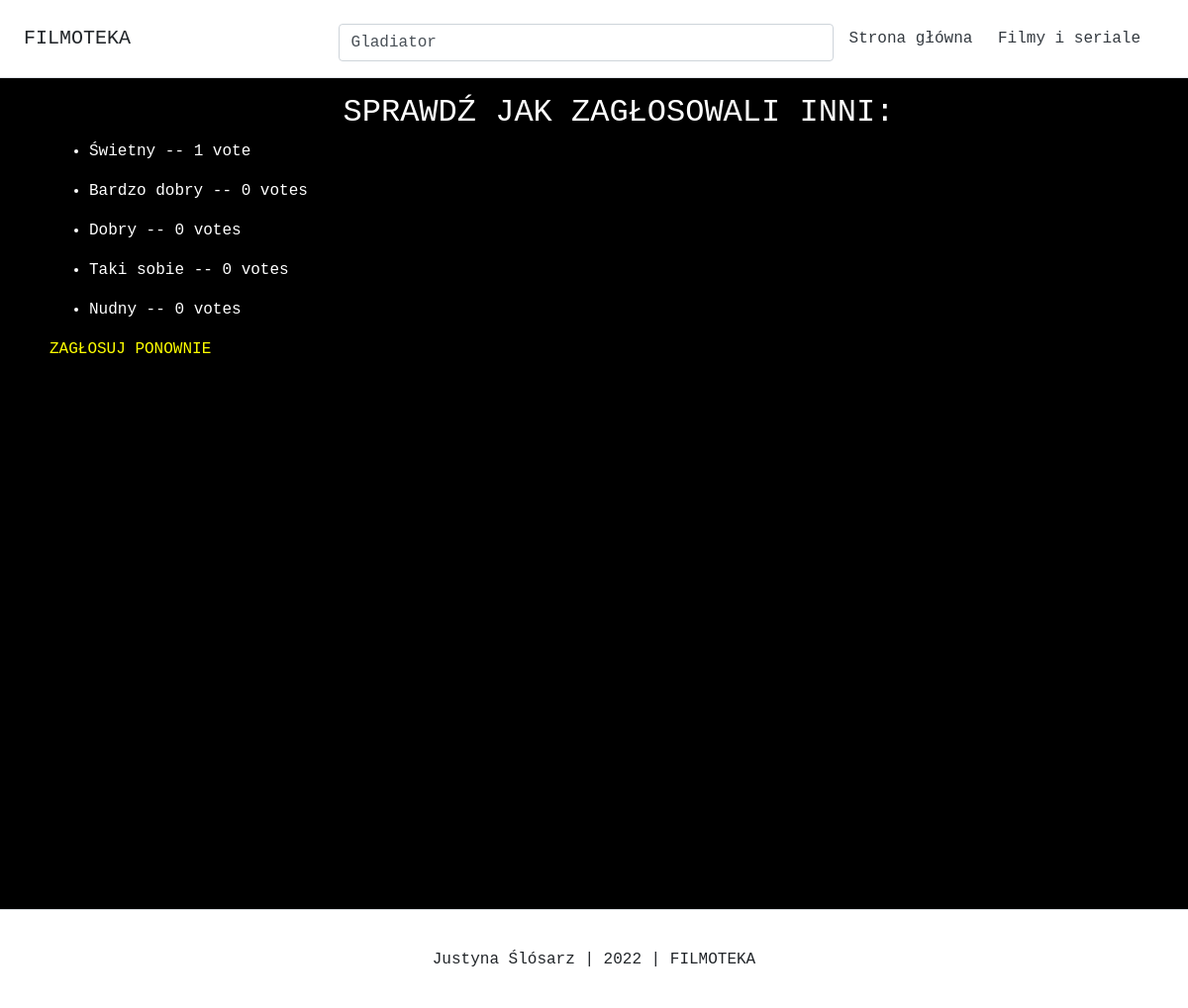
Screenshot of /film/1/results/ with the database file from the repository.
### film/models.py (models this page shows, shortened)
class Choice(models.Model):
    movie = models.ForeignKey(Movie, on_delete=models.CASCADE)
    choice_text = models.CharField(max_length=200)
    votes = models.IntegerField(default=0)

### film/views.py (the view)
# urls.py: path('<int:film_id>/results/', views.results, name='results'),
def results(request, film_id):
    movie = get_object_or_404(Movie, pk=film_id)
    return render(request, 'film/results.html', {'movie': movie})

### film/models.py (called while the page is built)
    def __str__(self):
        return self.title

### film/templates/film/results.html (shortened to what this page needs)
<!DOCTYPE html>
<html>
<head>
    <link rel="stylesheet" href="https://stackpath.bootstrapcdn.com/bootstrap/4.3.1/css/bootstrap.min.css">
</head>
<body>
{%include 'film/snippets/header.html' %}
<div class="main">
<h2>Sprawdź jak zagłosowali inni:</h2>
{% for choice in movie.choice_set.all %}
    <ul>
        <li>{{ choice.choice_text }} -- {{ choice.votes }} vote{{ choice.votes|pluralize }}</li>
    </ul>
{% endfor %}
<a href="{% url 'film:detail' movie.id %}">Zagłosuj ponownie</a>
</div>
{%include 'film/snippets/footer.html' %}
</body>
</html>

### film/templates/film/snippets/base_css.html (style rules this page uses)
body { background-color: black; font-family: monospace; }

### film/templates/film/results.html (style rules this page uses)
.main { min-height: 100vh; height: 100%; padding-left: 50px; }
h2 { text-align: center; color: white; text-transform: uppercase; }
.main a { color: yellow; text-transform: uppercase; }
ul { color: white; }

### rows the page displays
Choice: choice_text "Świetny", votes "1"
Choice: choice_text "Bardzo dobry", votes "0"
Choice: choice_text "Dobry", votes "0"
Choice: choice_text "Taki sobie", votes "0"
Choice: choice_text "Nudny", votes "0"
